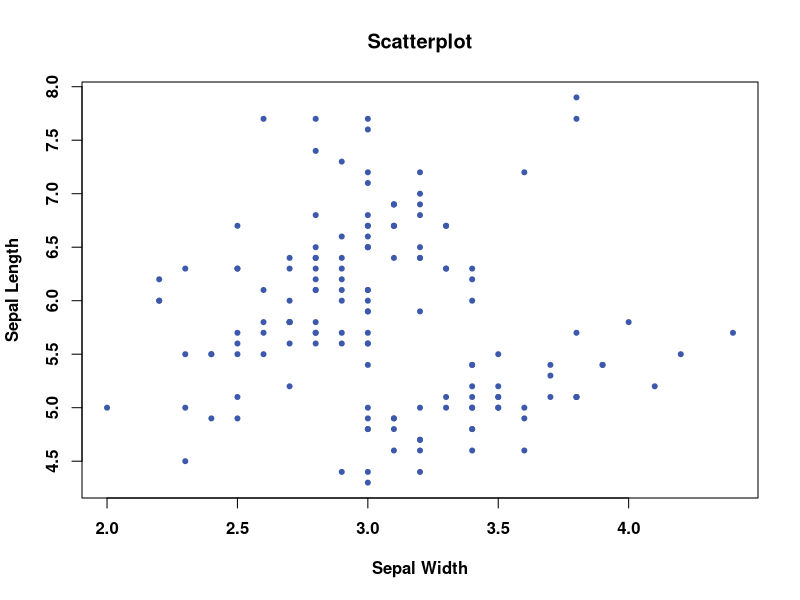
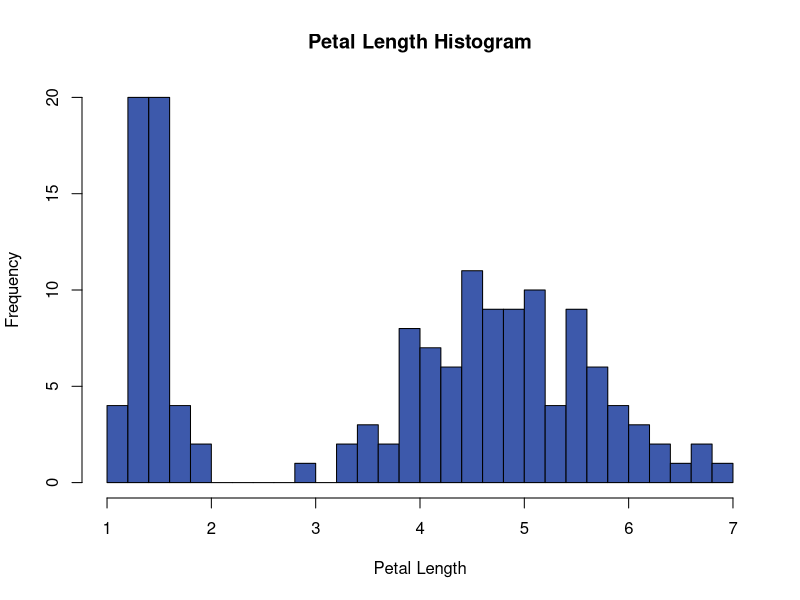

Recreate these plots in R, in order.
replace_by_mean <- function(x) {
  x[is.na(x)]=mean(x,na.rm = T)
  round(x,1)
}



shuffle <- function(frame) {
  library(dplyr)
  shuffledDataFrame <- sample_n(frame, nrow(frame))
  return(shuffledDataFrame)
}

iris$Species <- factor(iris$Species, c(0,1,2))
MyIris <- shuffle(iris)
irisTest <- head(MyIris, n=50)
irisLearn <- tail(MyIris, n=100)
plot(iris$Sepal.Length ~ iris$Sepal.Width, 
     main="Scatterplot", 
     xlab="Sepal Width", 
     ylab="Sepal Length", 
     pch=20, col = "#3D59AB", 
     font = 2, font.sub = 2, font.main = 2, font.lab=2, font.axis = 2)

hist(iris$Petal.Length, 
     col = "#3D59AB", 
     main = "Petal Length Histogram",
     xlab="Petal Length",
     breaks = 25)




